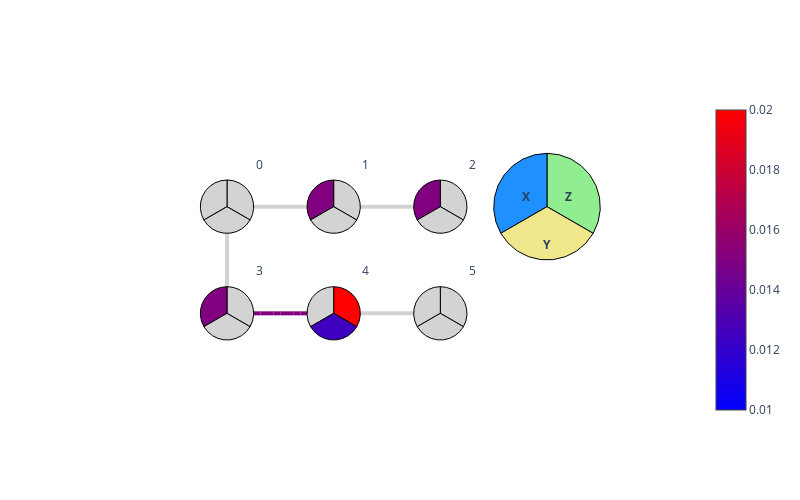

The notebook cell this image was saved under:
### Code cell
from qiskit import QuantumCircuit
from qiskit.quantum_info import PauliList
from qiskit_ibm_runtime.utils.embeddings import Embedding
from qiskit_ibm_runtime.utils.noise_learner_result import LayerError, PauliLindbladError
 
# A five-qubit 1-D embedding with nearest neighbouring connectivity
coordinates1 = [(0, 0), (0, 1), (0, 2), (0, 3), (0, 4), (0, 5)]
coupling_map1 = [(0, 1), (1, 2), (2, 3), (3, 4), (4, 5)]
embedding1 = Embedding(coordinates1, coupling_map1)
 
# A six-qubit horseshoe-shaped embedding with nearest neighbouring connectivity
coordinates2 = [(0, 0), (0, 1), (0, 2), (1, 0), (1, 1), (1, 2)]
coupling_map2 = [(0, 1), (1, 2), (0, 3), (3, 4), (4, 5)]
embedding2 = Embedding(coordinates2, coupling_map2)
 
# A LayerError object
circuit = QuantumCircuit(4)
qubits = [1, 2, 3, 4]
generators = PauliList(["IIIX", "IIXI", "IXII", "YIII", "ZIII", "XXII", "ZZII"])
rates = [0.01, 0.01, 0.01, 0.005, 0.02, 0.01, 0.01]
error = PauliLindbladError(generators, rates)
layer_error = LayerError(circuit, qubits, error)
 
# Draw the layer error on embedding1
layer_error.draw_map(embedding1)
 
# Draw the layer error on embedding2
layer_error.draw_map(embedding2)
